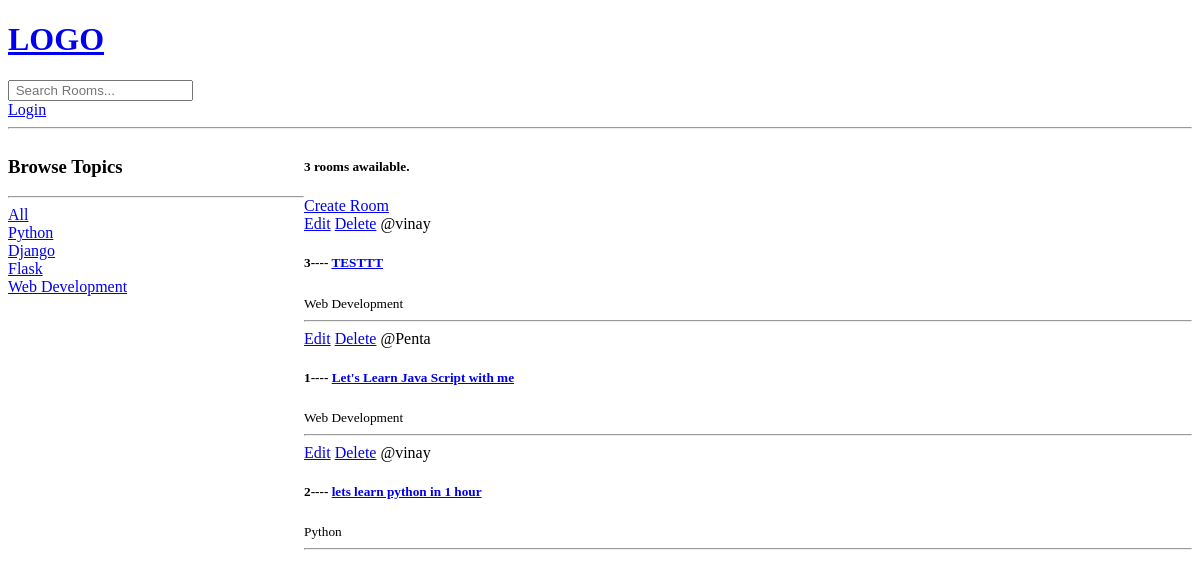
The app's page /, older data.
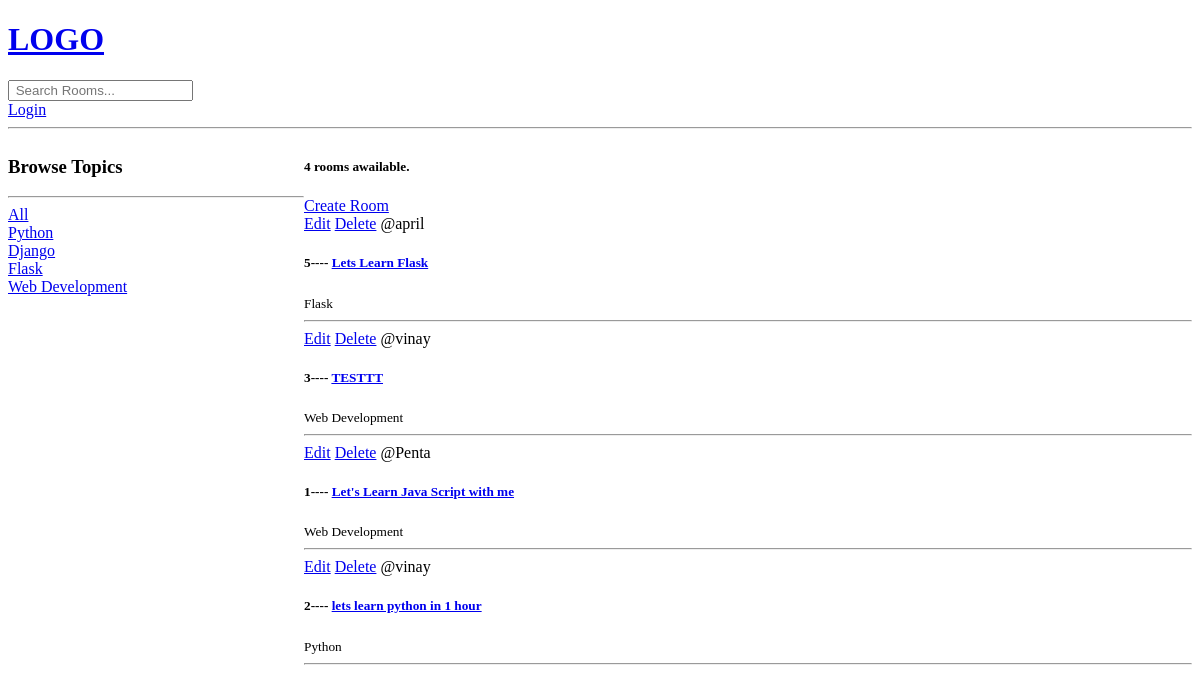
The same page, newer data.
### base/models.py (models this page shows, shortened)
class Topic(models.Model):
    name=models.CharField(max_length=200)

class Room(models.Model):
    host= models.ForeignKey(User, on_delete=models.SET_NULL, null=True)
    topic = models.ForeignKey(Topic, on_delete=models.SET_NULL, null=True)
    name = models.CharField(max_length=200)
    description=models.TextField(null=True, blank= True)
    updated=models.DateTimeField(auto_now=True)
    created=models.DateTimeField(auto_now_add=True)
    class Meta:
        ordering= ['-updated', '-created']

### base/views.py (the view)
# urls.py: path('', views.home, name="home"),
def home(request):
    q = request.GET.get('q') if request.GET.get('q') != None else ''
    rooms = Room.objects.filter(
            Q(topic__name__icontains=q) |
            Q(name__icontains=q) |
            Q(description__icontains=q)
    )
    topics = Topic.objects.all()
    room_count=rooms.count()
    context = {'rooms': rooms, 'topics': topics, "room_count": room_count}
    return render(request, 'base/home.html', context )

### base/templates/base/home.html (shortened to what this page needs)
{% extends 'main.html' %}
{% block content %}
  <div class="home-container">
    <div>
      <h3>Browse Topics</h3>
      <hr>
      <div>
        <a href="{% url 'home' %}">All</a>
      </div>
      {% for topic in topics %}
        <div>
          <a href="{% url 'home' %}?q={{topic.name}}">{{topic.name}}</a>
        </div>
      {% endfor %}
    </div>
    <div>
      <h5>{{room_count}} rooms awailable.</h5>
      <a href="{% url 'create-room' %}">Create Room</a>
      <div>
        {% for room in rooms %}
          <div>
            <a href="{% url 'update-room' room.id %}">Edit</a>
            <a href="{% url 'delete-room' room.id %}">Delete</a>
            <span>@{{ room.host.username }}</span>
            <h5>{{ room.id }}---- <a href="{% url 'room' room.id %}">{{ room.name }}</a></h5>
            <small>{{ room.topic.name }}</small>
            <hr />
          </div>
        {% endfor %}
      </div>
    </div>
  </div>
{% endblock %}

Row changes from the older to the newer data that the page shows:
added Room: host.username "april", id "5", name "Lets Learn Flask", topic.name "Flask"
Text that changed along with them:
{{ room_count }}: "3" → "4"
